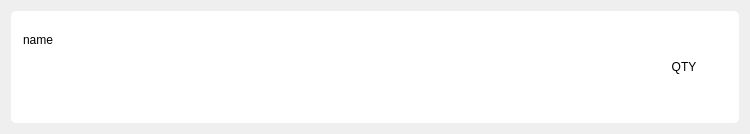
<?xml version="1.0" encoding="UTF-8"?>
<ui version="4.0">
 <class>itemWidget</class>
 <widget class="QWidget" name="itemWidget">
  <property name="geometry">
   <rect>
    <x>0</x>
    <y>0</y>
    <width>750</width>
    <height>134</height>
   </rect>
  </property>
  <property name="windowTitle">
   <string>Form</string>
  </property>
  <layout class="QVBoxLayout" name="verticalLayout">
   <item>
    <widget class="QWidget" name="widget" native="true">
     <property name="styleSheet">
      <string notr="true">#widget
{
	border-radius:5px;
	background-color: rgb(255, 255, 255);
}</string>
     </property>
     <layout class="QHBoxLayout" name="horizontalLayout_4">
      <property name="spacing">
       <number>5</number>
      </property>
      <property name="leftMargin">
       <number>5</number>
      </property>
      <property name="topMargin">
       <number>5</number>
      </property>
      <property name="rightMargin">
       <number>5</number>
      </property>
      <property name="bottomMargin">
       <number>5</number>
      </property>
      <item>
       <layout class="QVBoxLayout" name="verticalLayout_2">
        <property name="spacing">
         <number>6</number>
        </property>
        <property name="leftMargin">
         <number>6</number>
        </property>
        <property name="rightMargin">
         <number>6</number>
        </property>
        <item>
         <layout class="QHBoxLayout" name="horizontalLayout_3">
          <property name="leftMargin">
           <number>1</number>
          </property>
          <property name="topMargin">
           <number>1</number>
          </property>
          <property name="rightMargin">
           <number>1</number>
          </property>
          <property name="bottomMargin">
           <number>1</number>
          </property>
          <item>
           <widget class="QLabel" name="lblName">
            <property name="maximumSize">
             <size>
              <width>16777215</width>
              <height>16777215</height>
             </size>
            </property>
            <property name="text">
             <string>name</string>
            </property>
            <property name="wordWrap">
             <bool>true</bool>
            </property>
           </widget>
          </item>
         </layout>
        </item>
        <item>
         <widget class="QLabel" name="txtNote">
          <property name="text">
           <string/>
          </property>
         </widget>
        </item>
       </layout>
      </item>
      <item>
       <widget class="QLabel" name="lblQty">
        <property name="minimumSize">
         <size>
          <width>70</width>
          <height>0</height>
         </size>
        </property>
        <property name="maximumSize">
         <size>
          <width>100</width>
          <height>16777215</height>
         </size>
        </property>
        <property name="text">
         <string>QTY</string>
        </property>
        <property name="alignment">
         <set>Qt::AlignCenter</set>
        </property>
       </widget>
      </item>
     </layout>
    </widget>
   </item>
  </layout>
 </widget>
 <resources/>
 <connections/>
</ui>
